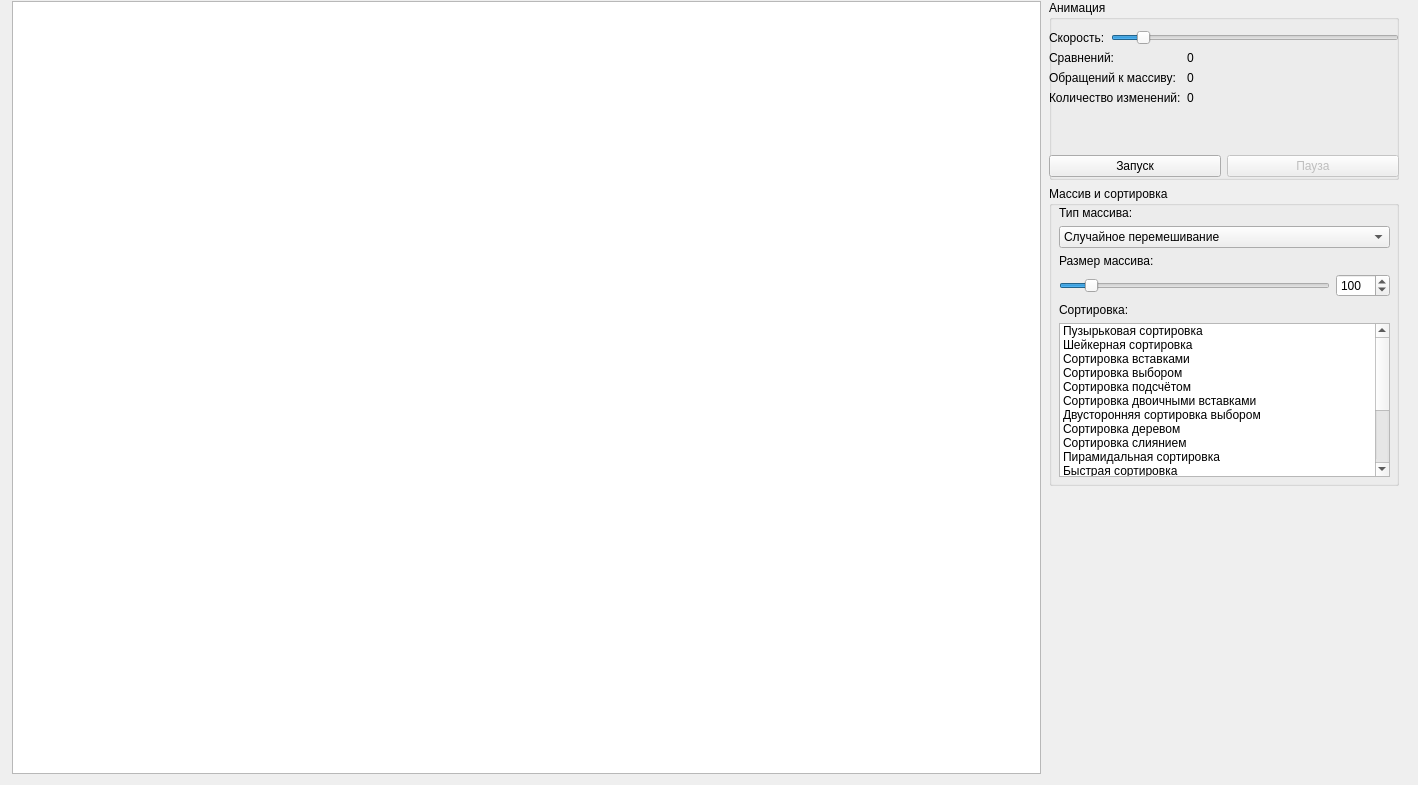
<?xml version="1.0" encoding="UTF-8"?>
<ui version="4.0">
 <class>SortVisualization</class>
 <widget class="QWidget" name="SortVisualization">
  <property name="geometry">
   <rect>
    <x>0</x>
    <y>0</y>
    <width>1418</width>
    <height>785</height>
   </rect>
  </property>
  <property name="windowTitle">
   <string>Демонстрация сортировок</string>
  </property>
  <property name="windowIcon">
   <iconset>
    <normaloff>sortvislogo.ico</normaloff>sortvislogo.ico</iconset>
  </property>
  <widget class="QWidget" name="horizontalLayoutWidget_4">
   <property name="geometry">
    <rect>
     <x>10</x>
     <y>0</y>
     <width>1391</width>
     <height>775</height>
    </rect>
   </property>
   <layout class="QHBoxLayout" name="horizontalLayout_4">
    <item>
     <widget class="QGraphicsView" name="graphicsView">
      <property name="minimumSize">
       <size>
        <width>1029</width>
        <height>773</height>
       </size>
      </property>
      <property name="maximumSize">
       <size>
        <width>1029</width>
        <height>773</height>
       </size>
      </property>
     </widget>
    </item>
    <item>
     <layout class="QVBoxLayout" name="verticalLayout_3">
      <property name="sizeConstraint">
       <enum>QLayout::SetDefaultConstraint</enum>
      </property>
      <item>
       <widget class="QGroupBox" name="animationGroupBox">
        <property name="minimumSize">
         <size>
          <width>0</width>
          <height>180</height>
         </size>
        </property>
        <property name="maximumSize">
         <size>
          <width>350</width>
          <height>180</height>
         </size>
        </property>
        <property name="title">
         <string>Анимация</string>
        </property>
        <widget class="QWidget" name="verticalLayoutWidget">
         <property name="geometry">
          <rect>
           <x>0</x>
           <y>30</y>
           <width>350</width>
           <height>147</height>
          </rect>
         </property>
         <layout class="QVBoxLayout" name="verticalLayout">
          <item>
           <layout class="QHBoxLayout" name="horizontalLayout_2">
            <item>
             <widget class="QLabel" name="speedLabel">
              <property name="text">
               <string>Скорость:</string>
              </property>
             </widget>
            </item>
            <item>
             <widget class="QSlider" name="speedSlider">
              <property name="minimum">
               <number>1</number>
              </property>
              <property name="maximum">
               <number>100</number>
              </property>
              <property name="value">
               <number>10</number>
              </property>
              <property name="orientation">
               <enum>Qt::Horizontal</enum>
              </property>
             </widget>
            </item>
           </layout>
          </item>
          <item>
           <layout class="QFormLayout" name="formLayout">
            <item row="0" column="0">
             <widget class="QLabel" name="cmpLabel">
              <property name="text">
               <string>Сравнений:</string>
              </property>
             </widget>
            </item>
            <item row="0" column="1">
             <widget class="QLabel" name="cmpCount">
              <property name="text">
               <string>0</string>
              </property>
             </widget>
            </item>
            <item row="1" column="0">
             <widget class="QLabel" name="accessLabel">
              <property name="text">
               <string>Обращений к массиву:</string>
              </property>
             </widget>
            </item>
            <item row="1" column="1">
             <widget class="QLabel" name="accessCount">
              <property name="text">
               <string>0</string>
              </property>
             </widget>
            </item>
            <item row="2" column="0">
             <widget class="QLabel" name="swapLabel">
              <property name="text">
               <string>Количество изменений:</string>
              </property>
             </widget>
            </item>
            <item row="2" column="1">
             <widget class="QLabel" name="swapCount">
              <property name="text">
               <string>0</string>
              </property>
             </widget>
            </item>
           </layout>
          </item>
          <item>
           <layout class="QHBoxLayout" name="horizontalLayout">
            <item>
             <widget class="QPushButton" name="runButton">
              <property name="text">
               <string>Запуск</string>
              </property>
             </widget>
            </item>
            <item>
             <widget class="QPushButton" name="pauseButton">
              <property name="enabled">
               <bool>false</bool>
              </property>
              <property name="text">
               <string>Пауза</string>
              </property>
             </widget>
            </item>
           </layout>
          </item>
         </layout>
        </widget>
       </widget>
      </item>
      <item>
       <widget class="QGroupBox" name="sortGroupBox">
        <property name="minimumSize">
         <size>
          <width>0</width>
          <height>300</height>
         </size>
        </property>
        <property name="maximumSize">
         <size>
          <width>350</width>
          <height>300</height>
         </size>
        </property>
        <property name="title">
         <string>Массив и сортировка</string>
        </property>
        <widget class="QWidget" name="verticalLayoutWidget_2">
         <property name="geometry">
          <rect>
           <x>10</x>
           <y>20</y>
           <width>331</width>
           <height>271</height>
          </rect>
         </property>
         <layout class="QVBoxLayout" name="verticalLayout_2">
          <item>
           <widget class="QLabel" name="typeLabel">
            <property name="text">
             <string>Тип массива:</string>
            </property>
           </widget>
          </item>
          <item>
           <widget class="QComboBox" name="typeComboBox">
            <item>
             <property name="text">
              <string>Случайное перемешивание</string>
             </property>
            </item>
            <item>
             <property name="text">
              <string>Возрастающий</string>
             </property>
            </item>
            <item>
             <property name="text">
              <string>Убывающий</string>
             </property>
            </item>
           </widget>
          </item>
          <item>
           <widget class="QLabel" name="sizeLabel">
            <property name="text">
             <string>Размер массива:</string>
            </property>
           </widget>
          </item>
          <item>
           <layout class="QHBoxLayout" name="horizontalLayout_3">
            <item>
             <widget class="QSlider" name="sizeSlider">
              <property name="minimum">
               <number>1</number>
              </property>
              <property name="maximum">
               <number>1024</number>
              </property>
              <property name="value">
               <number>100</number>
              </property>
              <property name="orientation">
               <enum>Qt::Horizontal</enum>
              </property>
             </widget>
            </item>
            <item>
             <widget class="QSpinBox" name="sizeSpinBox">
              <property name="minimum">
               <number>1</number>
              </property>
              <property name="maximum">
               <number>1024</number>
              </property>
              <property name="value">
               <number>100</number>
              </property>
             </widget>
            </item>
           </layout>
          </item>
          <item>
           <widget class="QLabel" name="sortingLabel">
            <property name="text">
             <string>Сортировка:</string>
            </property>
           </widget>
          </item>
          <item>
           <widget class="QListWidget" name="sortingsListWidget">
            <item>
             <property name="text">
              <string>Пузырьковая сортировка</string>
             </property>
            </item>
            <item>
             <property name="text">
              <string>Шейкерная сортировка</string>
             </property>
            </item>
            <item>
             <property name="text">
              <string>Сортировка вставками</string>
             </property>
            </item>
            <item>
             <property name="text">
              <string>Сортировка выбором</string>
             </property>
            </item>
            <item>
             <property name="text">
              <string>Сортировка подсчётом</string>
             </property>
            </item>
            <item>
             <property name="text">
              <string>Сортировка двоичными вставками</string>
             </property>
            </item>
            <item>
             <property name="text">
              <string>Двусторонняя сортировка выбором</string>
             </property>
            </item>
            <item>
             <property name="text">
              <string>Сортировка деревом</string>
             </property>
            </item>
            <item>
             <property name="text">
              <string>Сортировка слиянием</string>
             </property>
            </item>
            <item>
             <property name="text">
              <string>Пирамидальная сортировка</string>
             </property>
            </item>
            <item>
             <property name="text">
              <string>Быстрая сортировка</string>
             </property>
            </item>
            <item>
             <property name="text">
              <string>Сортировка Шелла</string>
             </property>
            </item>
            <item>
             <property name="text">
              <string>Сортировка Шелла (последовательность Хиббарда)</string>
             </property>
            </item>
            <item>
             <property name="text">
              <string>Сортировка Шелла (последовательность Пратта)</string>
             </property>
            </item>
            <item>
             <property name="text">
              <string>Сортировка Шелла (последовательность Седжвика)</string>
             </property>
            </item>
            <item>
             <property name="text">
              <string>Сортировка Шелла (последовательность Фибоначчи)</string>
             </property>
            </item>
            <item>
             <property name="text">
              <string>Битонная сортировка</string>
             </property>
            </item>
           </widget>
          </item>
         </layout>
        </widget>
       </widget>
      </item>
      <item>
       <spacer name="verticalSpacer">
        <property name="orientation">
         <enum>Qt::Vertical</enum>
        </property>
        <property name="sizeHint" stdset="0">
         <size>
          <width>20</width>
          <height>40</height>
         </size>
        </property>
       </spacer>
      </item>
     </layout>
    </item>
   </layout>
  </widget>
 </widget>
 <resources/>
 <connections/>
</ui>
